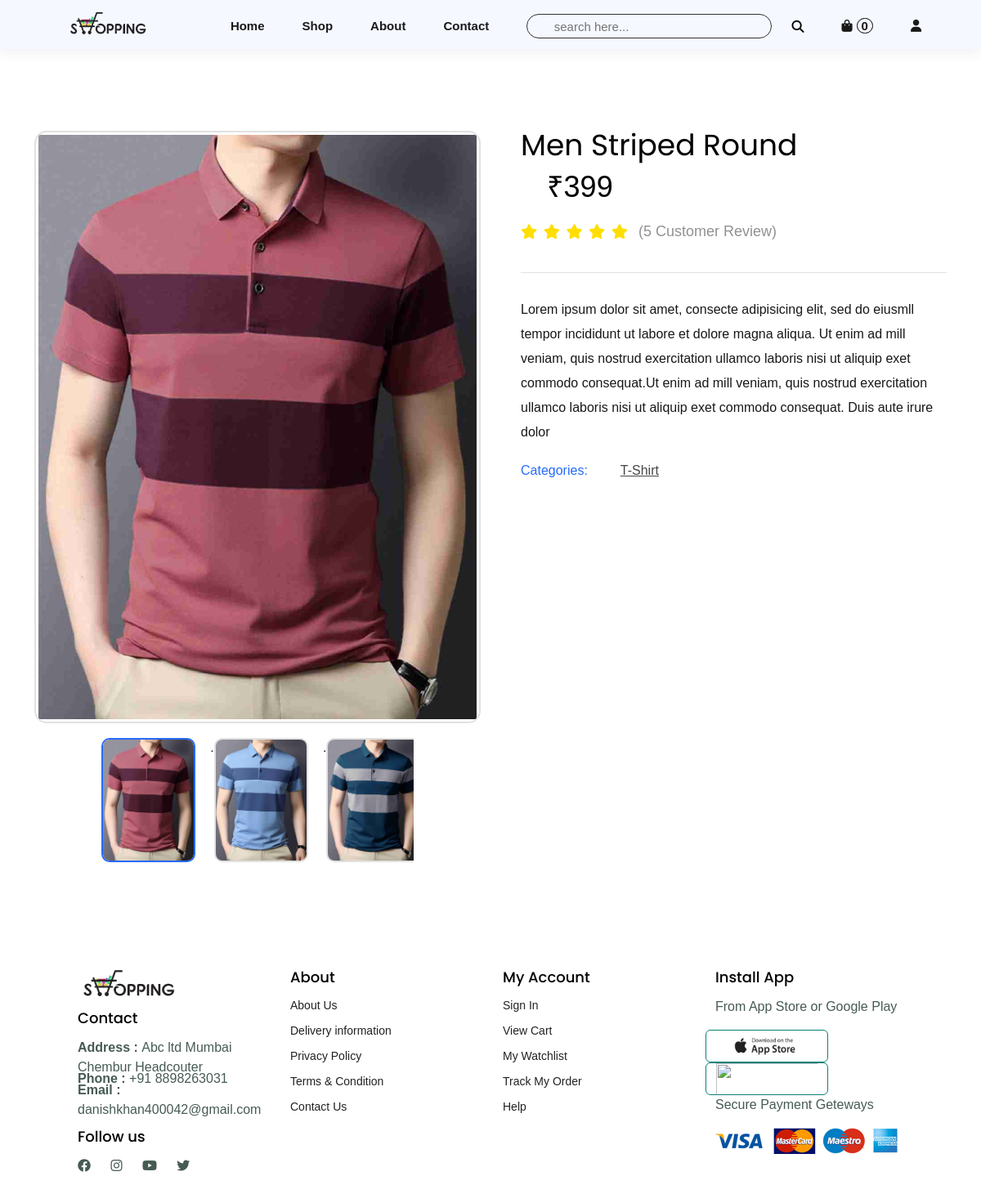
The app's page /product/3 with its own data.
### store/models.py (models this page shows, shortened)
class Images(models.Model):
    image = models.ImageField(upload_to="media/products/")
    product = models.ForeignKey(Product, on_delete=models.CASCADE)

class Product(models.Model):
    image = models.ImageField(upload_to="media/products/")
    name = models.CharField(max_length=50)
    price = models.IntegerField()
    filter_Price = models.ForeignKey(Filter_Price,on_delete=models.CASCADE,default=0)
    categories = models.ForeignKey(Categories,on_delete=models.CASCADE,default=0)
    brands = models.ForeignKey(Brands,on_delete=models.CASCADE,default=0)

class Categories(models.Model):
    name = models.CharField(max_length=200)
    def __str__(s):
        return s.name

### store/views.py (the view)
# urls.py: path("product/<str:id>",v.product_details),
def product_details(request, id):
    prod = Product.objects.filter(id=id).first
    context = {
        'prod': prod
    }
    return render(request, "single_product.html", context)

### store/templates/single_product.html (shortened to what this page needs)
{% extends 'master.html' %}
{% block content %}
<div class="product-details-area pt-100px pb-100px">
  <div class="container">
    <div class="row">
      <div class="col-lg-6 col-sm-12 col-xs-12 mb-lm-30px mb-md-30px mb-sm-30px">
        <div class="swiper-container zoom-top">
          <div class="swiper-wrapper">
          {% for i in prod.images_set.all %}
            <div class="swiper-slide">
              <img class="img-responsive m-auto" src="/{{i.image}}" alt="">
            </div>
            {% endfor %}
          </div>
        </div>
        <div class="swiper-container mt-20px zoom-thumbs slider-nav-style-1 small-nav">
          <div class="swiper-wrapper">
            {% for i in prod.images_set.all %}
            <div class="swiper-slide">
              <img class="img-responsive m-auto" src="/{{i.image}}" alt="">
            </div>.
            {% endfor %}
          </div>
        </div>
      </div>
      <div class="col-lg-6 col-sm-12 col-xs-12" data-aos="fade-up" data-aos-delay="200">
        <div class="product-details-content quickview-content ml-25px">
          <h2>{{prod.name}}</h2>
          <div class="pricing-meta">
            <ul class="d-flex">
              <li class="new-price">₹{{prod.price}}</li>
            </ul>
          </div>
          <div class="pro-details-rating-wrap">
            <div class="rating-product">
              <i class="fa fa-star"></i>
              <i class="fa fa-star"></i>
              <i class="fa fa-star"></i>
              <i class="fa fa-star"></i>
              <i class="fa fa-star"></i>
            </div>
            <span class="read-review"><a class="reviews" href="#">(5 Customer Review)</a></span>
          </div>
          <p class="mt-30px">Lorem ipsum dolor sit amet, consecte adipisicing elit, sed do eiusmll tempor incididunt ut
            labore et dolore magna aliqua. Ut enim ad mill veniam, quis nostrud exercitation ullamco laboris nisi ut
            aliquip exet commodo consequat.Ut enim ad mill veniam, quis nostrud exercitation ullamco laboris nisi ut
            aliquip exet commodo consequat. Duis aute irure dolor</p>
          <div class="pro-details-categories-info pro-details-same-style d-flex m-0">
            <span>Categories: </span>
            <ul class="d-flex">
              <li>
                <a href="#">{{prod.categories}}</a>
              </li>
            </ul>
          </div>
        </div>
      </div>
    </div>
  </div>
</div>
{% endblock %}

### store/static/css/style.css (style rules this page uses)
* { margin: 0; padding: 0; box-sizing: border-box; font-family: 'Spartan', sans-serif; }
h2 { font-size: 50px; line-height: 64px; color: #222; }
p { font-size: 16px; color: #465b52; margin: 15px 0 20px 0; }
body { width: 100%; }

### records on screen
Images: image (picture)
Images: image (picture)
Images: image (picture)
Product: name "Men Striped Round", price "399", categories "T-Shirt"

### other values on screen
{{ request.session.cart|length }} "0"
